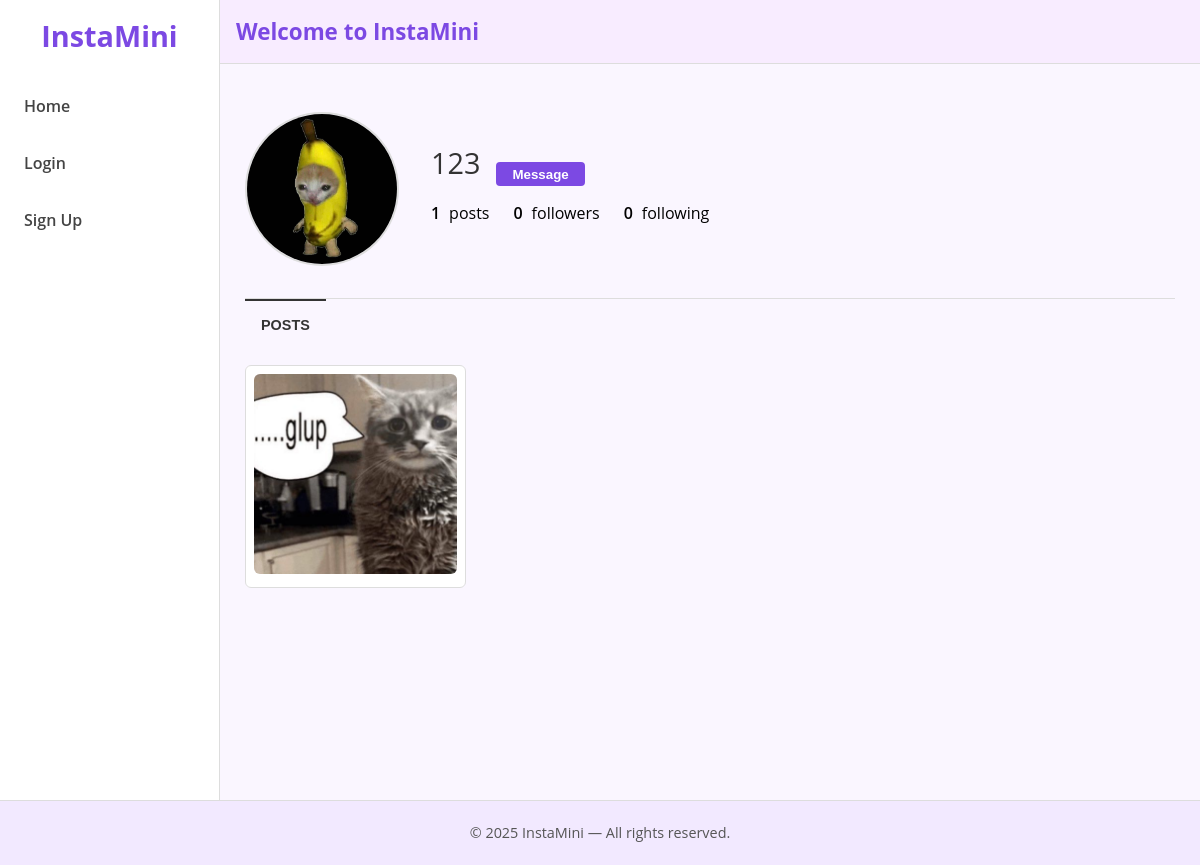
Before: /user/123 with the older database file.
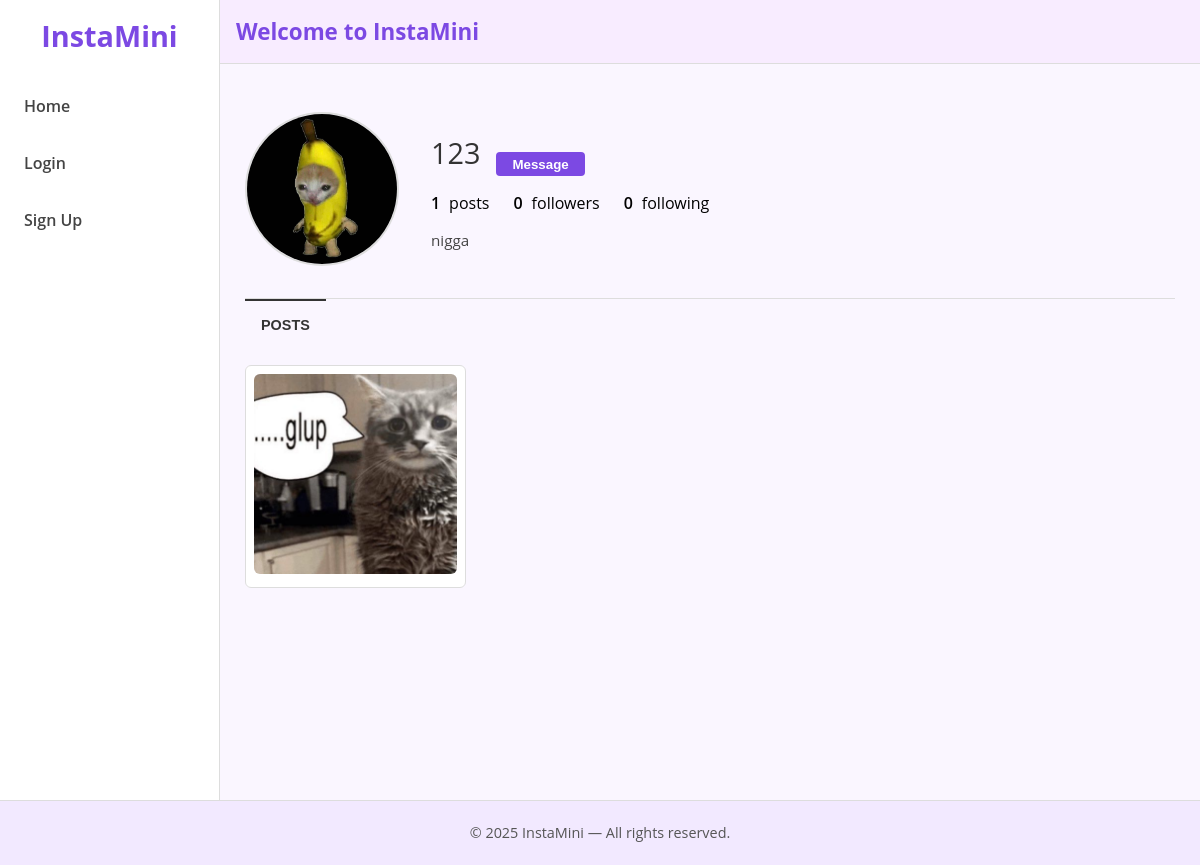
After: the same page with the newer database file.
### tables this page shows
CREATE TABLE users (
                id INTEGER PRIMARY KEY AUTOINCREMENT,
                username TEXT UNIQUE NOT NULL,
                password_hash TEXT NOT NULL,
                profile_picture TEXT,
                bio TEXT
            );

CREATE TABLE posts (
                id INTEGER PRIMARY KEY AUTOINCREMENT,
                user_id INTEGER NOT NULL,
                content TEXT,
                media_filename TEXT,
                created_at DATETIME NOT NULL,
                FOREIGN KEY(user_id) REFERENCES users(id)
            );

### app.py (the view)
@app.route("/user/<username>")
def user_profile(username):
    user = get_user_by_username(username)
    if not user:
        flash("User does not exist!", "error")
        return redirect(url_for("feed"))
    conn = get_db_connection()
    raw_posts = conn.execute("""
        SELECT p.*, u.username, u.profile_picture
        FROM posts p
        JOIN users u ON p.user_id = u.id
        WHERE u.username=?
        ORDER BY p.created_at DESC
    """, (username,)).fetchall()
    posts = []
    for p in raw_posts:
        lr = conn.execute("SELECT COUNT(*) AS c FROM likes WHERE post_id=?", (p["id"],)).fetchone()
        like_count = lr["c"] if lr else 0
        posts.append({
            "id": p["id"],
            "content": p["content"],
            "media_filename": p["media_filename"],
            "created_at": p["created_at"],
            "username": p["username"],
            "profile_picture": p["profile_picture"],
            "like_count": like_count
        })
    conn.close()
    user_post_count = len(posts)
    return render_template("user_profile.html",
                           user=user,
                           posts=posts,
                           user_post_count=user_post_count,
                           user_followers_count=0,
                           user_following_count=0)

### app.py (called while the page is built)
def get_db_connection():
    conn = sqlite3.connect(DATABASE)
    conn.row_factory = sqlite3.Row
    return conn

def get_user_by_username(username):
    conn = get_db_connection()
    user = conn.execute("SELECT * FROM users WHERE username=?", (username,)).fetchone()
    conn.close()
    return user

### templates/user_profile.html
{% extends "base.html" %}
{% block content %}
<div class="profile-page-instagram animated-fade-in">
  <div class="profile-header">
    <div class="profile-pic-container">
      {% if user.profile_picture %}
        <img class="profile-picture-large"
             src="{{ url_for('static', filename='uploads/' ~ user.profile_picture) }}"
             alt="Profile Pic"/>
      {% else %}
        <img class="profile-picture-large"
             src="{{ url_for('static', filename='uploads/default.png') }}"
             alt="No Profile Pic"/>
      {% endif %}
    </div>
    <div class="user-info-container">
      <div class="user-top-row">
        <h2 class="username">{{ user.username }}</h2>
        <form method="GET" action="{{ url_for('direct_messages', username=user.username) }}">
          <button class="btn-primary" style="padding: 0.3rem 1rem;">
            Message
          </button>
        </form>
      </div>
      <ul class="profile-stats">
        <li><span class="stat-number">{{ user_post_count }}</span> posts</li>
        <li><span class="stat-number">{{ user_followers_count }}</span> followers</li>
        <li><span class="stat-number">{{ user_following_count }}</span> following</li>
      </ul>
      <div class="profile-bio">
        {{ user.bio if user.bio else "" }}
      </div>
    </div>
  </div>
  <div class="profile-tabs">
    <button class="tab-button active">Posts</button>
  </div>
  <div class="profile-posts-grid">
    {% for post in posts %}
      <div class="post-tile">
        {% if post.media_filename %}
          {% set post_ext = post.media_filename|lower %}
          {% if post_ext.endswith('.png') or post_ext.endswith('.jpg') or post_ext.endswith('.jpeg') or post_ext.endswith('.gif') %}
            <img class="tile-image"
                 src="{{ url_for('static', filename='uploads/' ~ post.media_filename) }}"
                 alt="Post Media"/>
          {% elif post_ext.endswith('.mp4') or post_ext.endswith('.mov') or post_ext.endswith('.avi') %}
            <video class="tile-image"
                   src="{{ url_for('static', filename='uploads/' ~ post.media_filename) }}"
                   controls></video>
          {% else %}
            <p>{{ post.content }}</p>
          {% endif %}
        {% else %}
          <p>{{ post.content }}</p>
        {% endif %}
      </div>
    {% endfor %}
  </div>
</div>
{% endblock %}

### templates/base.html (shortened to what this page needs)
<!DOCTYPE html>
<html lang="en">
<head>
  <link rel="stylesheet" href="{{ url_for('static', filename='style.css') }}">
</head>
<body>
  <div class="main-container">
    <aside class="sidebar-left">
      <div class="sidebar-brand">
        <h2>InstaMini</h2>
      </div>
      <nav class="sidebar-nav">
        <a href="{{ url_for('feed') }}" class="nav-item">Home</a>
        {% if session.get('user_id') %}
          <a href="{{ url_for('profile') }}" class="nav-item">Profile</a>
          <a href="{{ url_for('messages_list') }}" class="nav-item">Messages</a>
          <a href="{{ url_for('logout') }}" class="nav-item">Logout</a>
        {% else %}
          <a href="{{ url_for('login') }}" class="nav-item">Login</a>
          <a href="{{ url_for('signup') }}" class="nav-item">Sign Up</a>
        {% endif %}
      </nav>
    </aside>
    <div class="content-wrapper">
      <header>
        <div class="header-title">Welcome to InstaMini</div>
      </header>
      <main>
        {% block content %}{% endblock %}
      </main>
    </div>
  </div>
  <footer>
    <p>© 2025 InstaMini — All rights reserved.</p>
  </footer>
</body>
</html>

### static/style.css (style rules this page uses)
html, body { margin: 0; padding: 0; background-color: #faf6ff; font-family: 'Open Sans', sans-serif; }
.main-container { display: grid; grid-template-columns: 220px 1fr; grid-template-rows: 100vh; }
.sidebar-left { background-color: #fff; border-right: 1px solid #ddd; padding: 1rem; }
.sidebar-brand { text-align: center; margin-bottom: 2rem; }
.sidebar-brand h2 { color: #7c49e3; margin: 0; font-size: 1.8rem; }
.sidebar-nav .nav-item { display: block; margin: 1.2rem 0; color: #444; text-decoration: none; font-weight: 600; padding: 0.5rem; border-radius: 6px; transition: background-color 0.2s; }
.content-wrapper { display: flex; flex-direction: column; overflow-y: auto; }
header { background-color: #f8ecff; border-bottom: 1px solid #ddd; padding: 1rem; }
.header-title { font-size: 1.4rem; font-weight: 700; color: #7c49e3; }
main { flex: 1; padding: 1rem; }
footer { text-align: center; padding: 0.5rem; font-size: 0.9rem; background-color: #f2e9ff; color: #555; border-top: 1px solid #ddd; }
.btn-primary { margin-top: 1.5rem; width: 100%; padding: 0.6rem; background-color: #7c49e3; color: #fff; font-weight: 600; border: none; border-radius: 4px; cursor: pointer; }
.profile-page-instagram { max-width: 930px; margin: 2rem auto; display: flex; flex-direction: column; }
.profile-header { display: flex; align-items: center; margin-bottom: 2rem; }
.profile-pic-container { margin-right: 2rem; display: flex; justify-content: center; align-items: center; }
.profile-picture-large { width: 150px; height: 150px; border-radius: 50%; object-fit: cover; border: 2px solid #ddd; }
.user-info-container { display: flex; flex-direction: column; gap: 1rem; }
.user-top-row { display: flex; align-items: center; gap: 1rem; }
.username { font-size: 1.8rem; font-weight: 400; margin: 0; color: #333; }
.profile-stats { display: flex; gap: 1.5rem; list-style: none; padding: 0; margin: 0; }
.profile-stats li { font-size: 1rem; }
.stat-number { font-weight: 600; margin-right: 0.3rem; }
.profile-bio { font-size: 0.95rem; color: #444; }
.profile-tabs { display: flex; gap: 1rem; border-top: 1px solid #ddd; margin-bottom: 1rem; }
.tab-button { background: none; border: none; text-transform: uppercase; font-weight: 600; font-size: 0.9rem; padding: 1rem; cursor: pointer; color: #777; }
.tab-button.active { color: #333; border-top: 2px solid #333; }
.profile-posts-grid { display: grid; grid-template-columns: repeat(auto-fill, minmax(220px, 1fr)); gap: 1rem; }
.post-tile { background-color: #fff; border-radius: 6px; border: 1px solid #ddd; text-align: center; overflow: hidden; padding: 0.5rem; }
.tile-image { width: 100%; max-height: 260px; object-fit: cover; border-radius: 6px; }
.animated-fade-in { animation: fadeIn 0.5s ease forwards; opacity: 0; }

Changed rows visible on the page:
changed users: bio (not shown) → "nigga"
